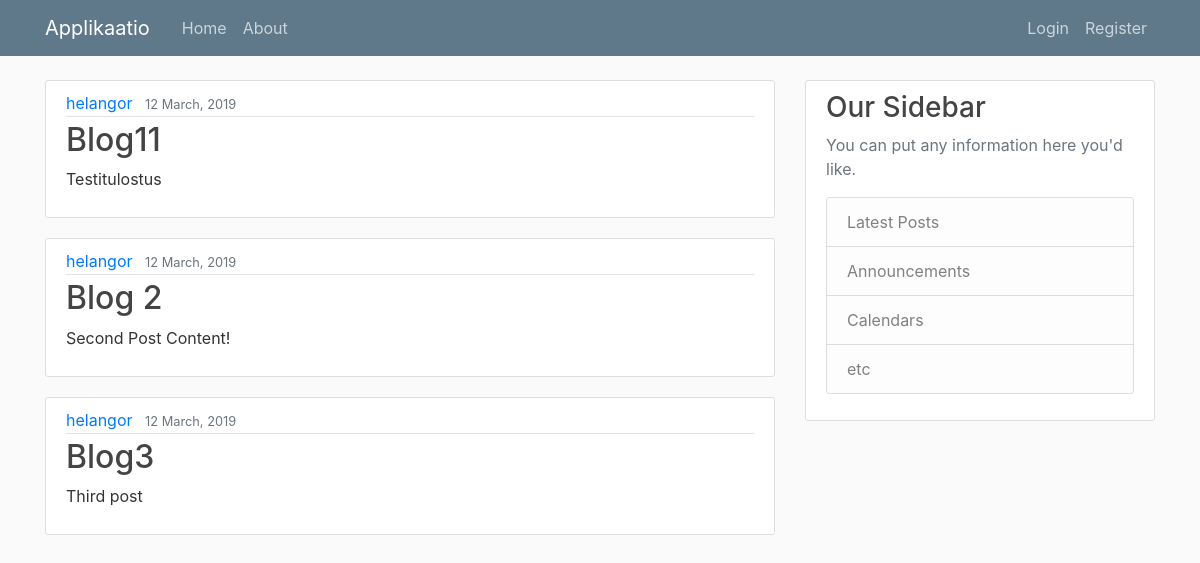
Before: / with the older database file.
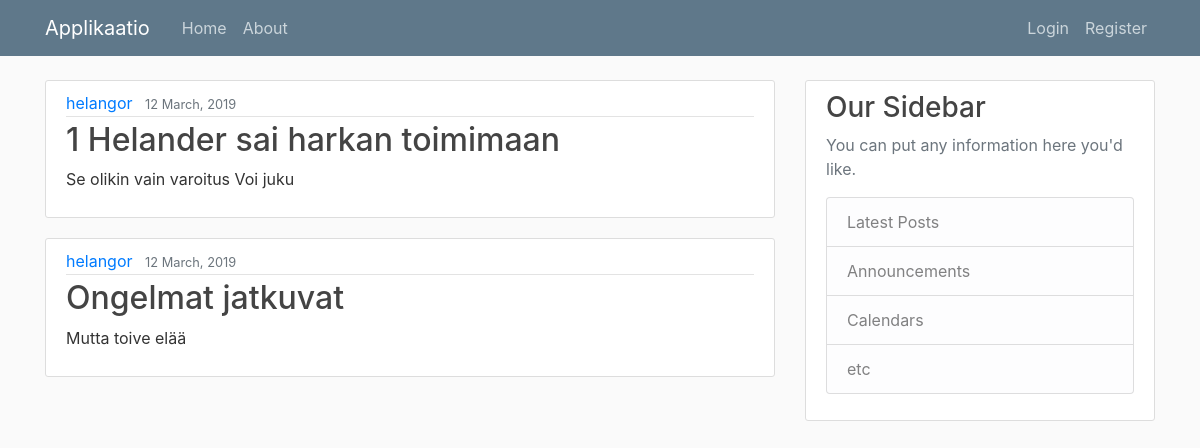
After: the same page with the newer database file.
### applikaatio/models.py (models this page shows, shortened)
class Post(models.Model):
    title = models.CharField(max_length=100)
    content = models.TextField()
    date_posted = models.DateTimeField(default=timezone.now)
    author = models.ForeignKey(User, on_delete=models.CASCADE)

### applikaatio/views.py (the view)
# urls.py: path('', views.home, name='applikaatio-home'),
def home(request):
    context = {
        'posts' : Post.objects.all()
    }
    return render(request, 'applikaatio/home.html', context)

### applikaatio/templates/applikaatio/home.html
{% extends "applikaatio/base.html" %}
{% block content %}
  {% for post in posts%}
    <article class="media content-section">
      <div class="media-body">
        <div class="article-metadata">
          <a class="mr-2" href="#">{{ post.author }}</a>
          <small class="text-muted">{{ post.date_posted|date:"j F, Y" }}</small>
        </div>
        <h2><a class="article-title" href="#">{{ post.title }}</a></h2>
        <p class="article-content">{{ post.content }}</p>
      </div>
    </article>
  {% endfor %}
{% endblock content %}

### applikaatio/templates/applikaatio/base.html (shortened to what this page needs)
{% load static %}
<!DOCTYPE html>
<html>
<head>
       <link rel="stylesheet" href="https://maxcdn.bootstrapcdn.com/bootstrap/4.0.0/css/bootstrap.min.css">
      <link rel="stylesheet" type="text/css" href="{% static 'applikaatio/main.css' %}">
</head>
<body>
    <header class="site-header">
        <nav class="navbar navbar-expand-md navbar-dark bg-steel fixed-top">
          <div class="container">
            <a class="navbar-brand mr-4" href="{% url 'applikaatio-home' %}">Applikaatio</a>
            <div class="collapse navbar-collapse" id="navbarToggle">
              <div class="navbar-nav mr-auto">
                <a class="nav-item nav-link" href="{% url 'applikaatio-home' %}">Home</a>
                <a class="nav-item nav-link" href="{% url 'applikaatio-about' %}">About</a>
              </div>
              <div class="navbar-nav">
                <a class="nav-item nav-link" href="#">Login</a>
                <a class="nav-item nav-link" href="#">Register</a>
              </div>
            </div>
          </div>
        </nav>
      </header>
      <main role="main" class="container">
          <div class="row">
            <div class="col-md-8">
              {% block content %}{% endblock %}
            </div>
            <div class="col-md-4">
              <div class="content-section">
                <h3>Our Sidebar</h3>
                <p class='text-muted'>You can put any information here you'd like.
                  <ul class="list-group">
                    <li class="list-group-item list-group-item-light">Latest Posts</li>
                    <li class="list-group-item list-group-item-light">Announcements</li>
                    <li class="list-group-item list-group-item-light">Calendars</li>
                    <li class="list-group-item list-group-item-light">etc</li>
                  </ul>
                </p>
              </div>
            </div>
          </div>
        </main>
</body>
</html>

### applikaatio/static/applikaatio/main.css (style rules this page uses)
body { background: #fafafa; color: #333333; margin-top: 5rem; }
h1, h2, h3, h4, h5, h6 { color: #444444; }
ul { margin: 0; }
.bg-steel { background-color: #5f788a; }
.site-header .navbar-nav .nav-link { color: #cbd5db; }
.content-section { background: #ffffff; padding: 10px 20px; border: 1px solid #dddddd; border-radius: 3px; margin-bottom: 20px; }
.article-title { color: #444444; }
.article-content { white-space: pre-line; }
.article-metadata { padding-bottom: 1px; margin-bottom: 4px; border-bottom: 1px solid #e3e3e3 }

Changed rows visible on the page:
removed Post: author "helangor", date_posted "12 March, 2019", title "Blog11", content "Testitulostus"
removed Post: author "helangor", date_posted "12 March, 2019", title "Blog 2", content "Second Post Content!"
removed Post: author "helangor", date_posted "12 March, 2019", title "Blog3", content "Third post"
added Post: author "helangor", date_posted "12 March, 2019", title "1 Helander sai harkan toimimaan", content "Se olikin vain varoitus Voi juku"
added Post: author "helangor", date_posted "12 March, 2019", title "Ongelmat jatkuvat", content "Mutta toive elää"
